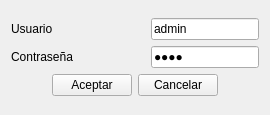
<?xml version="1.0" encoding="UTF-8"?>
<ui version="4.0">
 <class>UI_LOGIN</class>
 <widget class="QWidget" name="UI_LOGIN">
  <property name="geometry">
   <rect>
    <x>0</x>
    <y>0</y>
    <width>270</width>
    <height>115</height>
   </rect>
  </property>
  <property name="sizePolicy">
   <sizepolicy hsizetype="Preferred" vsizetype="Preferred">
    <horstretch>0</horstretch>
    <verstretch>0</verstretch>
   </sizepolicy>
  </property>
  <property name="minimumSize">
   <size>
    <width>0</width>
    <height>0</height>
   </size>
  </property>
  <property name="maximumSize">
   <size>
    <width>16777215</width>
    <height>16777215</height>
   </size>
  </property>
  <property name="windowTitle">
   <string>Inicio de Sesión</string>
  </property>
  <property name="windowIcon">
   <iconset resource="../Icons/Icons.qrc">
    <normaloff>:/Icons/add-group.png</normaloff>:/Icons/add-group.png</iconset>
  </property>
  <layout class="QGridLayout" name="gridLayout_2">
   <item row="0" column="0">
    <layout class="QGridLayout" name="gridLayout">
     <item row="0" column="0">
      <widget class="QLabel" name="label">
       <property name="text">
        <string>Usuario </string>
       </property>
      </widget>
     </item>
     <item row="0" column="1">
      <widget class="QLineEdit" name="lineEdit_Usuario">
       <property name="sizePolicy">
        <sizepolicy hsizetype="Fixed" vsizetype="Fixed">
         <horstretch>0</horstretch>
         <verstretch>0</verstretch>
        </sizepolicy>
       </property>
       <property name="text">
        <string>admin</string>
       </property>
      </widget>
     </item>
     <item row="1" column="0">
      <widget class="QLabel" name="label_2">
       <property name="text">
        <string>Contraseña</string>
       </property>
      </widget>
     </item>
     <item row="1" column="1">
      <widget class="QLineEdit" name="lineEdit_Password">
       <property name="sizePolicy">
        <sizepolicy hsizetype="Fixed" vsizetype="Fixed">
         <horstretch>0</horstretch>
         <verstretch>0</verstretch>
        </sizepolicy>
       </property>
       <property name="font">
        <font>
         <strikeout>false</strikeout>
        </font>
       </property>
       <property name="text">
        <string>root</string>
       </property>
       <property name="echoMode">
        <enum>QLineEdit::Password</enum>
       </property>
      </widget>
     </item>
     <item row="2" column="0" colspan="2">
      <layout class="QHBoxLayout" name="horizontalLayout">
       <item>
        <spacer name="horizontalSpacer">
         <property name="orientation">
          <enum>Qt::Horizontal</enum>
         </property>
         <property name="sizeHint" stdset="0">
          <size>
           <width>40</width>
           <height>20</height>
          </size>
         </property>
        </spacer>
       </item>
       <item>
        <widget class="QPushButton" name="pushButton_Aceptar">
         <property name="text">
          <string>Aceptar</string>
         </property>
         <property name="shortcut">
          <string>Return</string>
         </property>
        </widget>
       </item>
       <item>
        <widget class="QPushButton" name="pushButton_Cancelar">
         <property name="text">
          <string>Cancelar</string>
         </property>
         <property name="shortcut">
          <string>Esc</string>
         </property>
        </widget>
       </item>
       <item>
        <spacer name="horizontalSpacer_2">
         <property name="orientation">
          <enum>Qt::Horizontal</enum>
         </property>
         <property name="sizeHint" stdset="0">
          <size>
           <width>40</width>
           <height>20</height>
          </size>
         </property>
        </spacer>
       </item>
      </layout>
     </item>
    </layout>
   </item>
  </layout>
 </widget>
 <tabstops>
  <tabstop>lineEdit_Usuario</tabstop>
  <tabstop>lineEdit_Password</tabstop>
  <tabstop>pushButton_Aceptar</tabstop>
  <tabstop>pushButton_Cancelar</tabstop>
 </tabstops>
 <resources>
  <include location="../Icons/Icons.qrc"/>
 </resources>
 <connections/>
</ui>
